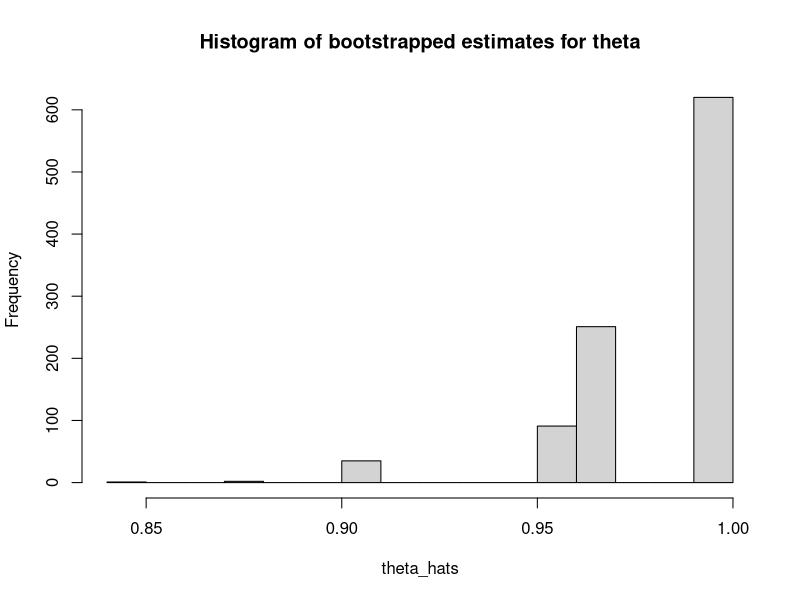
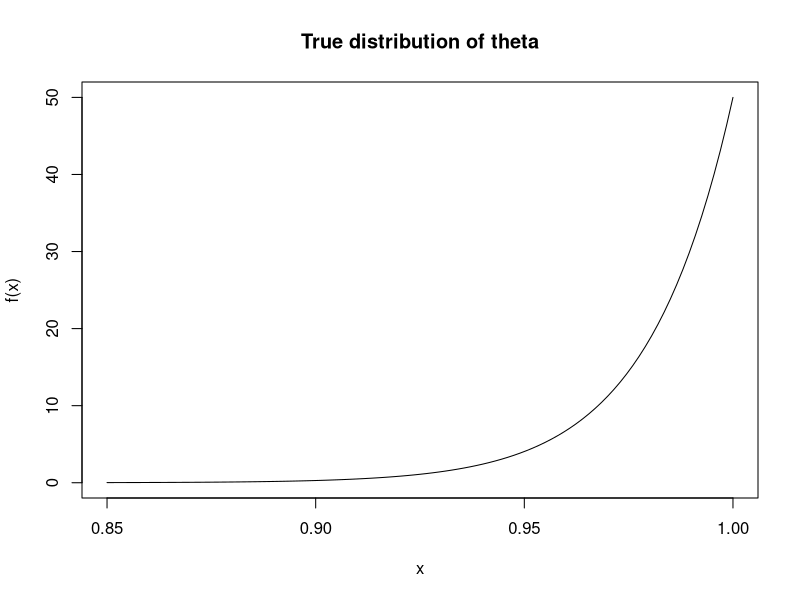

Recreate these plots in R, in order.
## ---- chunk 1
set.seed(127)
n <- 50
theta <- 1
Xis <- runif(n,0,theta)
theta_hat <- max(Xis)
theta_hat
## ---- chunk 2
B <- 1000
theta_hats <- c()

for (i in 1:B) {
  sampled_data <- sample(Xis, n, replace=TRUE)
  theta_hats[i] <- max(sampled_data)
}

hist(theta_hats,
     breaks=20,
     main="Histogram of bootstrapped estimates for theta")
## ---- chunk 3
curve(50*x^{49}, from = 0.85, to = 1,
      main = "True distribution of theta",
      ylab = "f(x)")
